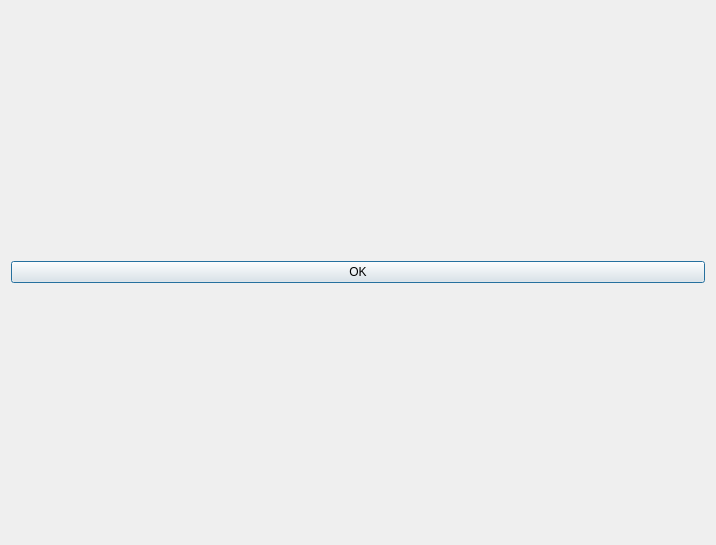
<?xml version="1.0" encoding="UTF-8"?>
<ui version="4.0">
 <class>IndicatorsDialogBase</class>
 <widget class="QDialog" name="IndicatorsDialogBase">
  <property name="geometry">
   <rect>
    <x>0</x>
    <y>0</y>
    <width>716</width>
    <height>545</height>
   </rect>
  </property>
  <property name="windowTitle">
   <string>Indicators</string>
  </property>
  <layout class="QGridLayout" name="gridLayout_2">
   <item row="0" column="0">
    <layout class="QGridLayout" name="gridLayout">
     <item row="0" column="0">
      <layout class="QVBoxLayout" name="chartLayout"/>
     </item>
     <item row="1" column="0">
      <widget class="QPushButton" name="pushButton">
       <property name="text">
        <string>OK</string>
       </property>
      </widget>
     </item>
    </layout>
   </item>
  </layout>
 </widget>
 <resources/>
 <connections/>
</ui>
